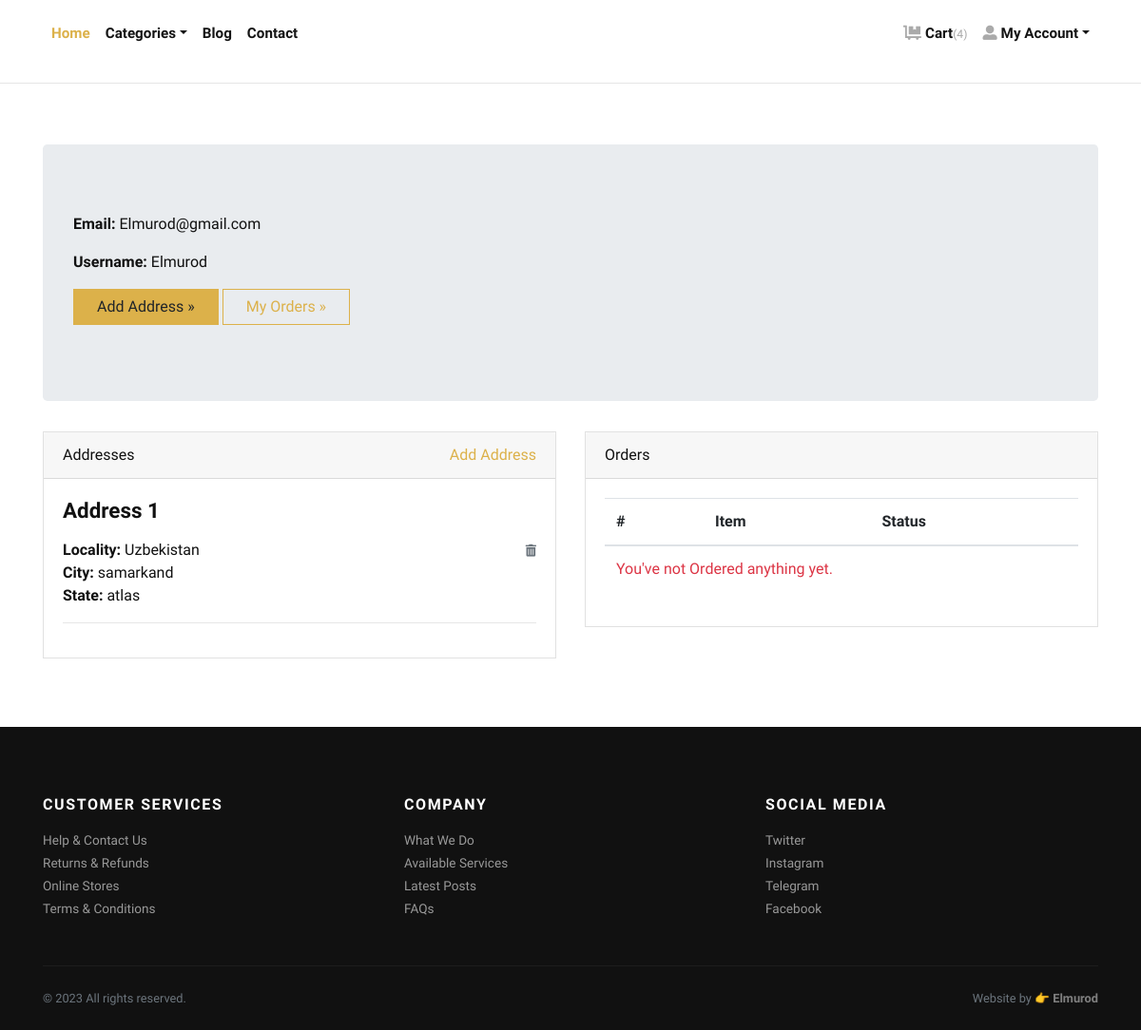
The page /accounts/profile/ (signed in) on the database its author committed.
### store/models.py (models this page shows, shortened)
class Address(models.Model):
    user = models.ForeignKey(User, verbose_name="User", on_delete=models.CASCADE)
    locality = models.CharField(max_length=150, verbose_name="Nearest Location")
    city = models.CharField(max_length=150, verbose_name="City")
    state = models.CharField(max_length=150, verbose_name="State")

### store/views.py (the view)
# urls.py: path('accounts/profile/', views.profile, name="profile"),
@login_required
def profile(request):
    addresses = Address.objects.filter(user=request.user)
    orders = Order.objects.filter(user=request.user)
    return render(request, 'account/profile.html', {'addresses':addresses, 'orders':orders})

### store/context_preprocessors.py (called while the page is built)
def store_menu(request):
    categories = Category.objects.filter(is_active=True)
    context = {
        'categories_menu': categories,
    }
    return context

def cart_menu(request):
    if request.user.is_authenticated:
        cart_items= Cart.objects.filter(user=request.user)
        context = {
            'cart_items': cart_items,
        }
    else:
        context = {}
    return context

### templates/account/profile.html (shortened to what this page needs)
{% extends 'base.html' %}
{% load static %}
    {% block content %}
      <div class="container py-5">
        <div class="jumbotron">
          <p><strong>Email:</strong> {{request.user.email}}</p>
          <p><strong>Username:</strong> {{request.user.username}}</p>
          <p><a class="btn btn-primary btn-large" href="{% url 'store:add-address' %}">Add Address »</a> <a class="btn btn-outline-primary btn-large" href="#">My Orders »</a></p>
        </div>
        <div class="row">
          <div class="col-lg-6">
            <div class="card mb-4" id="headings">
              <div class="card-header">Addresses <span class="float-right"><a href="{% url 'store:add-address' %}">Add Address</a></span></div>
              <div class="card-body">
                {% if addresses %}
                    {% for address in addresses %}
                        <h4 class="mb-3">Address {{forloop.counter}}</h4>
                        <span class="float-right"><a href="{% url 'store:remove-address' address.id %}"><i class="fas fa-trash-alt small text-muted"></i></a></span>
                        <p>
                            <strong>Locality: </strong>{{address.locality}} <br>
                            <strong>City: </strong>{{address.city}} <br>
                            <strong>State: </strong>{{address.state}} <br>
                        </p>
                        <hr>
                    {% endfor %}
                {% else %}
                <div class="text-danger">
                  Address not Added.
                </div>
                {% endif %}
              </div>
            </div>
          </div>
          <div class="col-lg-6">
            <div class="card mb-4" id="tables">
              <div class="card-header">Orders</div>
              <div class="card-body">
                <table class="table table-hover">
                  <thead>
                    <tr>
                      <th>#</th>
                      <th>Item</th>
                      <th>Status</th>
                    </tr>
                  </thead>
                  <tbody>
                    {% if orders %}
                      {% for order in orders %}
                        <tr>
                          <td>{{forloop.counter}}</td>
                          <td>{{order.product.title}}</td>
                          <td>
                            {{order.status}}
                          </td>
                        </tr>
                      {% endfor %}
                    {% else %}
                    <tr>
                      <td class="text-danger" colspan="3">You've not Ordered anything yet.</td>
                    </tr>
                    {% endif %}
                  </tbody>
                </table>
              </div>
            </div>
          </div>
        </div>
      </div>
{% endblock content %}

### jewelryshop/static/css/style.default.css (style rules this page uses)
strong { font-weight: 700; }
.btn { font-weight: 400; border: 1px solid transparent; font-family: inherit; padding: 0.375rem 1.5rem; font-size: 1rem; line-height: 1.5; border-radius: 0; transition: color 0.15s ease-in-out, background-color 0.15s ease-in-out, border-color 0.15s ease-in-out, box-shadow 0.15s ease-in-out; }
.btn-primary { color: #212529; background-color: #dcb14a; border-color: #dcb14a; }
.btn-outline-primary { color: #dcb14a; background-color: transparent; background-image: none; border-color: #dcb14a; }
body { font-family: "Libre Franklin", sans-serif; font-size: 1rem; font-weight: 400; line-height: 1.5; color: #111111; background-color: #fff; }
a { color: #dcb14a; text-decoration: none; }
h1, h2, h3, h4, h5, h6, .h1, .h2, .h3, .h4, .h5, .h6 { margin-bottom: 0.5rem; font-family: inherit; font-weight: 900; line-height: 1.2; color: inherit; }
h4, .h4 { font-size: 1.4rem; }
hr { border-top: 1px solid rgba(17, 17, 17, 0.1); }
small, .small { font-size: 80%; font-weight: 400; }
.text-danger { color: #dc3545 !important; }
.card { background-color: #fff; border: 1px solid rgba(17, 17, 17, 0.125); border-radius: 0; }
.card-body { padding: 1.25rem; }
.card-header { padding: 0.75rem 1.25rem; background-color: rgba(17, 17, 17, 0.03); border-bottom: 1px solid rgba(17, 17, 17, 0.125); }
.card-header:first-child { border-radius: calc(0 - 1px) calc(0 - 1px) 0 0; }

### rows shown on the page
Address: locality "Uzbekistan", city "samarkand", state "atlas"

### other values the page prints
{{ cart_items.count }} "4"
{{ request.user.email }} "Elmurod@gmail.com"
{{ request.user.username }} "Elmurod"
